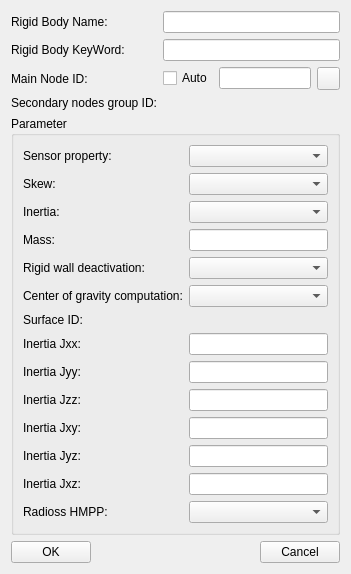
<?xml version="1.0" encoding="UTF-8"?>
<ui version="4.0">
 <class>GUIRBodyDialog</class>
 <widget class="QWidget" name="GUIRBodyDialog">
  <property name="geometry">
   <rect>
    <x>0</x>
    <y>0</y>
    <width>351</width>
    <height>515</height>
   </rect>
  </property>
  <property name="windowTitle">
   <string>Rigid Body</string>
  </property>
  <layout class="QGridLayout" name="gridLayout_2">
   <item row="0" column="0">
    <widget class="QLabel" name="label">
     <property name="text">
      <string>Rigid Body Name:</string>
     </property>
    </widget>
   </item>
   <item row="1" column="0">
    <widget class="QLabel" name="label_2">
     <property name="text">
      <string>Rigid Body KeyWord:</string>
     </property>
    </widget>
   </item>
   <item row="2" column="0">
    <widget class="QLabel" name="label_3">
     <property name="text">
      <string>Main Node ID:</string>
     </property>
    </widget>
   </item>
   <item row="2" column="1">
    <widget class="QCheckBox" name="checkBox_Auto">
     <property name="text">
      <string>Auto</string>
     </property>
    </widget>
   </item>
   <item row="2" column="2">
    <widget class="QLineEdit" name="lineEdit_MainNodeID"/>
   </item>
   <item row="2" column="3">
    <widget class="QPushButton" name="pushButton_MainNodeID">
     <property name="sizePolicy">
      <sizepolicy hsizetype="Fixed" vsizetype="Fixed">
       <horstretch>0</horstretch>
       <verstretch>0</verstretch>
      </sizepolicy>
     </property>
     <property name="minimumSize">
      <size>
       <width>23</width>
       <height>23</height>
      </size>
     </property>
     <property name="maximumSize">
      <size>
       <width>23</width>
       <height>23</height>
      </size>
     </property>
     <property name="text">
      <string/>
     </property>
    </widget>
   </item>
   <item row="3" column="0">
    <widget class="QLabel" name="label_8">
     <property name="text">
      <string>Secondary nodes group ID:</string>
     </property>
    </widget>
   </item>
   <item row="3" column="1" colspan="3">
    <widget class="GUI::NodeGroupWidget" name="widget_SecNode" native="true"/>
   </item>
   <item row="4" column="0" colspan="4">
    <widget class="QGroupBox" name="groupBox">
     <property name="title">
      <string>Parameter</string>
     </property>
     <layout class="QGridLayout" name="gridLayout">
      <item row="6" column="0">
       <widget class="QLabel" name="label_11">
        <property name="text">
         <string>Surface ID:</string>
        </property>
       </widget>
      </item>
      <item row="1" column="0">
       <widget class="QLabel" name="label_5">
        <property name="text">
         <string>Skew:</string>
        </property>
       </widget>
      </item>
      <item row="9" column="0">
       <widget class="QLabel" name="label_14">
        <property name="text">
         <string>Inertia Jzz:</string>
        </property>
       </widget>
      </item>
      <item row="6" column="1">
       <widget class="GUI::NodeGroupWidget" name="widget_Surf" native="true"/>
      </item>
      <item row="11" column="1">
       <widget class="QLineEdit" name="lineEdit_Jyz"/>
      </item>
      <item row="3" column="1">
       <widget class="QLineEdit" name="lineEdit_Mass"/>
      </item>
      <item row="8" column="0">
       <widget class="QLabel" name="label_13">
        <property name="text">
         <string>Inertia Jyy:</string>
        </property>
       </widget>
      </item>
      <item row="12" column="0">
       <widget class="QLabel" name="label_17">
        <property name="text">
         <string>Inertia Jxz:</string>
        </property>
       </widget>
      </item>
      <item row="3" column="0">
       <widget class="QLabel" name="label_7">
        <property name="text">
         <string>Mass:</string>
        </property>
       </widget>
      </item>
      <item row="10" column="1">
       <widget class="QLineEdit" name="lineEdit_Jxy"/>
      </item>
      <item row="8" column="1">
       <widget class="QLineEdit" name="lineEdit_Jyy"/>
      </item>
      <item row="0" column="1">
       <widget class="QComboBox" name="comboBox_sens_ID"/>
      </item>
      <item row="13" column="1">
       <widget class="QComboBox" name="comboBox_Ioptoff"/>
      </item>
      <item row="11" column="0">
       <widget class="QLabel" name="label_16">
        <property name="text">
         <string>Inertia Jyz:</string>
        </property>
       </widget>
      </item>
      <item row="2" column="1">
       <widget class="QComboBox" name="comboBox_Ispher"/>
      </item>
      <item row="10" column="0">
       <widget class="QLabel" name="label_15">
        <property name="text">
         <string>Inertia Jxy:</string>
        </property>
       </widget>
      </item>
      <item row="9" column="1">
       <widget class="QLineEdit" name="lineEdit_Jzz"/>
      </item>
      <item row="7" column="1">
       <widget class="QLineEdit" name="lineEdit_Jxx"/>
      </item>
      <item row="7" column="0">
       <widget class="QLabel" name="label_12">
        <property name="text">
         <string>Inertia Jxx:</string>
        </property>
       </widget>
      </item>
      <item row="1" column="1">
       <widget class="QComboBox" name="comboBox_Skew_ID"/>
      </item>
      <item row="4" column="1">
       <widget class="QComboBox" name="comboBox_Ikrem"/>
      </item>
      <item row="4" column="0">
       <widget class="QLabel" name="label_9">
        <property name="text">
         <string>Rigid wall deactivation:</string>
        </property>
       </widget>
      </item>
      <item row="13" column="0">
       <widget class="QLabel" name="label_18">
        <property name="text">
         <string>Radioss HMPP:</string>
        </property>
       </widget>
      </item>
      <item row="12" column="1">
       <widget class="QLineEdit" name="lineEdit_Jxz"/>
      </item>
      <item row="5" column="0">
       <widget class="QLabel" name="label_10">
        <property name="text">
         <string>Center of gravity computation:</string>
        </property>
       </widget>
      </item>
      <item row="5" column="1">
       <widget class="QComboBox" name="comboBox_ICoG"/>
      </item>
      <item row="0" column="0">
       <widget class="QLabel" name="label_4">
        <property name="text">
         <string>Sensor property:</string>
        </property>
       </widget>
      </item>
      <item row="2" column="0">
       <widget class="QLabel" name="label_6">
        <property name="text">
         <string>Inertia:</string>
        </property>
       </widget>
      </item>
     </layout>
    </widget>
   </item>
   <item row="5" column="0" colspan="4">
    <layout class="QHBoxLayout" name="horizontalLayout_2">
     <item>
      <widget class="QPushButton" name="pushButtonOK">
       <property name="text">
        <string>OK</string>
       </property>
      </widget>
     </item>
     <item>
      <spacer name="horizontalSpacer_3">
       <property name="orientation">
        <enum>Qt::Horizontal</enum>
       </property>
       <property name="sizeHint" stdset="0">
        <size>
         <width>40</width>
         <height>20</height>
        </size>
       </property>
      </spacer>
     </item>
     <item>
      <widget class="QPushButton" name="pushButtonCancel">
       <property name="text">
        <string>Cancel</string>
       </property>
      </widget>
     </item>
    </layout>
   </item>
   <item row="1" column="1" colspan="3">
    <widget class="QLineEdit" name="lineEdit_KeyWord"/>
   </item>
   <item row="0" column="1" colspan="3">
    <widget class="QLineEdit" name="lineEdit_Name"/>
   </item>
  </layout>
 </widget>
 <customwidgets>
  <customwidget>
   <class>GUI::NodeGroupWidget</class>
   <extends>QWidget</extends>
   <header>NodeGroupWidget.h</header>
   <container>1</container>
  </customwidget>
 </customwidgets>
 <resources/>
 <connections/>
</ui>
